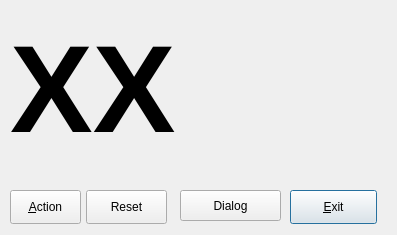
<?xml version="1.0" encoding="UTF-8"?>
<ui version="4.0">
 <class>simpleDialog</class>
 <widget class="QDialog" name="simpleDialog">
  <property name="geometry">
   <rect>
    <x>0</x>
    <y>0</y>
    <width>397</width>
    <height>235</height>
   </rect>
  </property>
  <property name="windowTitle">
   <string>Dialog</string>
  </property>
  <widget class="QPushButton" name="pushButtonExit">
   <property name="geometry">
    <rect>
     <x>290</x>
     <y>190</y>
     <width>87</width>
     <height>34</height>
    </rect>
   </property>
   <property name="text">
    <string>&amp;Exit</string>
   </property>
  </widget>
  <widget class="QPushButton" name="pushButtonAktion">
   <property name="geometry">
    <rect>
     <x>10</x>
     <y>190</y>
     <width>71</width>
     <height>34</height>
    </rect>
   </property>
   <property name="text">
    <string>&amp;Action</string>
   </property>
  </widget>
  <widget class="QLabel" name="labelCounter">
   <property name="geometry">
    <rect>
     <x>10</x>
     <y>10</y>
     <width>371</width>
     <height>161</height>
    </rect>
   </property>
   <property name="font">
    <font>
     <pointsize>93</pointsize>
     <bold>true</bold>
    </font>
   </property>
   <property name="autoFillBackground">
    <bool>false</bool>
   </property>
   <property name="text">
    <string notr="true">XX</string>
   </property>
   <property name="textFormat">
    <enum>Qt::RichText</enum>
   </property>
   <property name="alignment">
    <set>Qt::AlignLeading|Qt::AlignLeft|Qt::AlignVCenter</set>
   </property>
  </widget>
  <widget class="QPushButton" name="pushButtonReset">
   <property name="geometry">
    <rect>
     <x>86</x>
     <y>190</y>
     <width>81</width>
     <height>34</height>
    </rect>
   </property>
   <property name="text">
    <string>Reset</string>
   </property>
  </widget>
  <widget class="QPushButton" name="pushButtonDialog">
   <property name="geometry">
    <rect>
     <x>180</x>
     <y>190</y>
     <width>101</width>
     <height>31</height>
    </rect>
   </property>
   <property name="text">
    <string>Dialog</string>
   </property>
  </widget>
 </widget>
 <resources/>
 <connections>
  <connection>
   <sender>pushButtonExit</sender>
   <signal>clicked()</signal>
   <receiver>simpleDialog</receiver>
   <slot>close()</slot>
   <hints>
    <hint type="sourcelabel">
     <x>300</x>
     <y>196</y>
    </hint>
    <hint type="destinationlabel">
     <x>259</x>
     <y>211</y>
    </hint>
   </hints>
  </connection>
  <connection>
   <sender>pushButtonAktion</sender>
   <signal>clicked()</signal>
   <receiver>simpleDialog</receiver>
   <slot>onButtonActionClicked()</slot>
   <hints>
    <hint type="sourcelabel">
     <x>54</x>
     <y>202</y>
    </hint>
    <hint type="destinationlabel">
     <x>132</x>
     <y>196</y>
    </hint>
   </hints>
  </connection>
  <connection>
   <sender>pushButtonReset</sender>
   <signal>clicked()</signal>
   <receiver>simpleDialog</receiver>
   <slot>onButtonResetClicked()</slot>
   <hints>
    <hint type="sourcelabel">
     <x>113</x>
     <y>196</y>
    </hint>
    <hint type="destinationlabel">
     <x>10</x>
     <y>128</y>
    </hint>
   </hints>
  </connection>
  <connection>
   <sender>pushButtonDialog</sender>
   <signal>clicked()</signal>
   <receiver>simpleDialog</receiver>
   <slot>onButtonDialogClocked()</slot>
   <hints>
    <hint type="sourcelabel">
     <x>191</x>
     <y>209</y>
    </hint>
    <hint type="destinationlabel">
     <x>330</x>
     <y>151</y>
    </hint>
   </hints>
  </connection>
 </connections>
 <slots>
  <slot>onButtonActionClicked()</slot>
  <slot>onButtonResetClicked()</slot>
  <slot>onButtonDialogClocked()</slot>
 </slots>
</ui>
